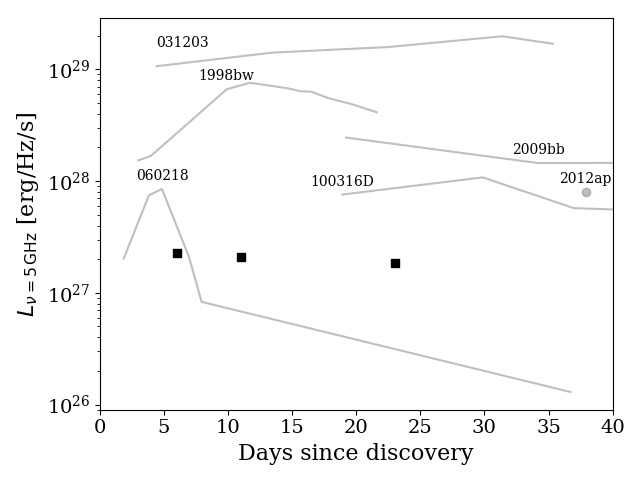

Write Python code to recreate this figure.
""" Plot of the radio luminosity over time

Include:
LLGRBs
1998bw
060218
100316D

relativistic SNe
2009bb
2012ap

these are around 5 GHz
"""

import numpy as np
import matplotlib.pyplot as plt
from matplotlib import rc
from astropy.io import ascii
rc("font", family="serif")
from astropy.cosmology import Planck15
import astropy.units as u


# current values from the data, uJy, z=0.054
dt = np.array([6, 11, 23])
f = np.array([32.5, 29.6, 26.6])
flux = f * 10**-6 * 10**-23
z = 0.054
dL = Planck15.luminosity_distance(z=z)
lum = 4 * np.pi * dL.cgs.value**2 * flux / (1+z)
plt.scatter(dt, lum, c='k', marker='s')
#plt.scatter(dt+10, lum, marker='s', facecolors='white', edgecolors='k')


# mJy, z=0.105
dat = ascii.read("data/031203_obs.dat", delimiter=',')
dt = dat['dt']
flux = dat['flux'] * 10**-3 * 10**-23
z = 0.105
dL = Planck15.luminosity_distance(z=0.105)
lum = 4 * np.pi * dL.cgs.value**2 * flux / (1+z)
plt.plot(dt, lum, c='grey', alpha=0.5)
plt.text(dt[0], lum[0]*1.5, s='031203')


# uJy, z = 0.033
dat = ascii.read("data/060218_obs.dat", delimiter=',')
dt = dat['dt']
flux = dat['flux'] * 10**-6 * 10**-23
z = 0.033
dL = Planck15.luminosity_distance(z=z)
lum = 4 * np.pi * dL.cgs.value**2 * flux / (1+z)
plt.plot(dt, lum, c='grey', alpha=0.5)
plt.text(dt[2], lum[2]*1.2, s='060218', horizontalalignment='center')

# uJy, z = 0.0591
dat = ascii.read("data/100316D_obs.dat", delimiter=',')
dt = dat['dt']
flux = dat['flux'] * 10**-6 * 10**-23
z = 0.0591
dL = Planck15.luminosity_distance(z=z)
lum = 4 * np.pi * dL.cgs.value**2 * flux / (1+z)
choose = dat['fluxerr'] > 0
plt.plot(dt[choose], lum[choose], c='grey', alpha=0.5)
plt.text(dt[2], lum[2]*1.2, s='100316D', horizontalalignment='center')

# mJy, z = 0.0085
dat = ascii.read("data/1998bw_obs.dat", delimiter=',')
dt = dat['dt']
flux = dat['flux'] * 10**-3 * 10**-23
z = 0.0085
dL = Planck15.luminosity_distance(z=z)
lum = 4 * np.pi * dL.cgs.value**2 * flux / (1+z)
plt.plot(dt, lum, c='grey', alpha=0.5)
plt.text(dt[2], lum[2]*1.2, s='1998bw', horizontalalignment='center')

# mJy, z = 0.009
dat = ascii.read("data/2009bb_obs.dat", delimiter=',')
dt = dat['dt']
flux = dat['flux'] * 10**-3 * 10**-23
z = 0.009
dL = Planck15.luminosity_distance(z=z)
lum = 4 * np.pi * dL.cgs.value**2 * flux / (1+z)
plt.plot(dt, lum, c='grey', alpha=0.5)
plt.text(dt[1], lum[1]*1.2, s='2009bb', horizontalalignment='center')


# mJy, z = 0.009
dat = ascii.read("data/2012ap_obs.dat", delimiter=',')
dt = dat['dt']
flux = dat['flux'] * 10**-3 * 10**-23
z = 0.009
dL = Planck15.luminosity_distance(z=z)
lum = 4 * np.pi * dL.cgs.value**2 * flux / (1+z)
plt.scatter(dt, lum, c='grey', alpha=0.5)
plt.text(dt[0], lum[0]*1.2, s='2012ap', horizontalalignment='center')


plt.xlim(0,40)
plt.xlabel("Days since discovery", fontsize=16)
#plt.ylabel("$4 \pi d_L^2 F_\mathrm{radio} / (1+z)$ erg/Hz/s", fontsize=16)
plt.ylabel(r"$L_{\nu=5\,\mathrm{GHz}}$ [erg/Hz/s]", fontsize=16)
plt.yscale('log')
plt.xticks(fontsize=14)
plt.yticks(fontsize=14)

plt.tight_layout()

#plt.show()
plt.savefig("radio_lum.png")
